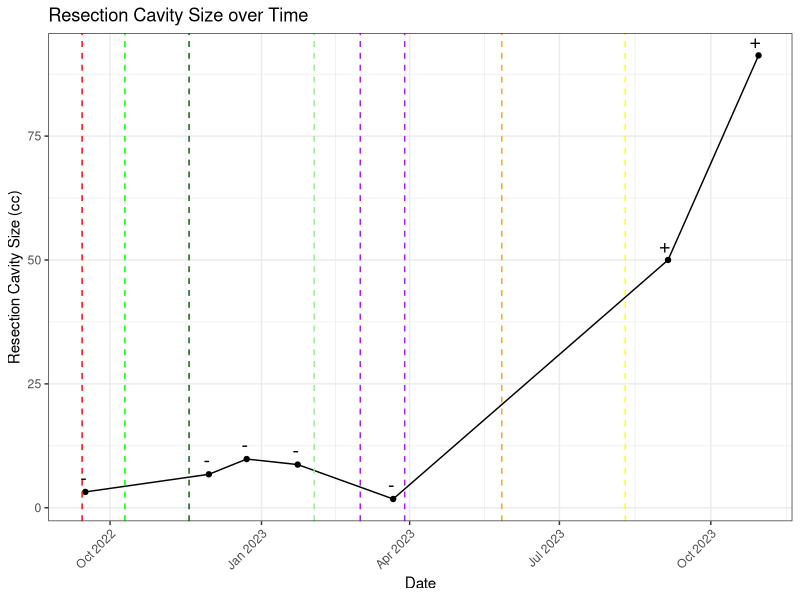
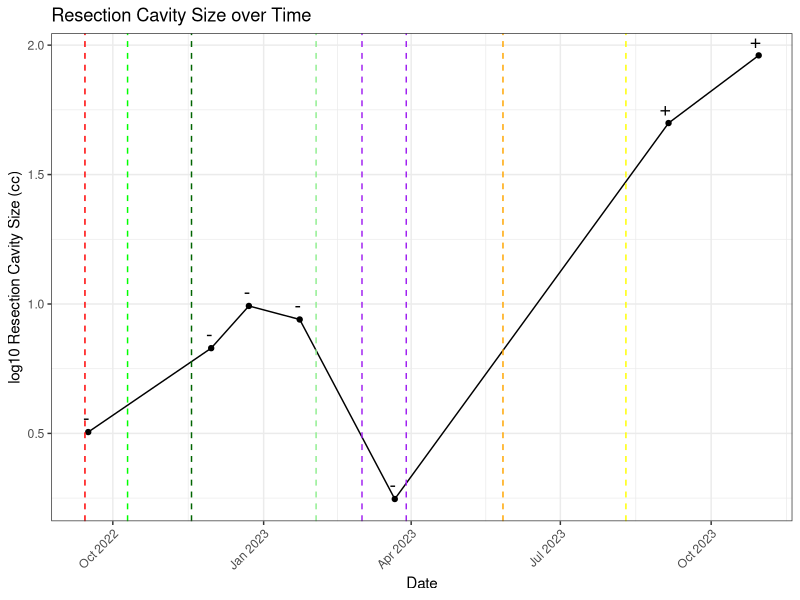
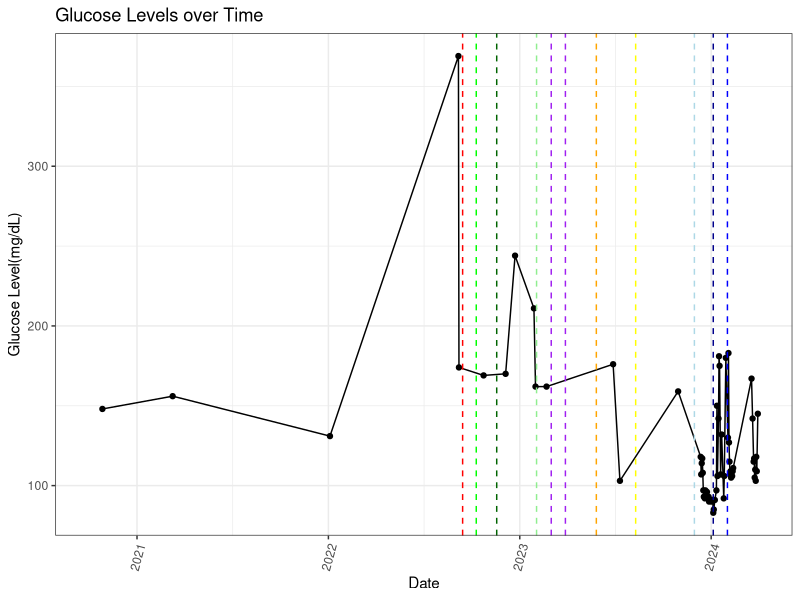
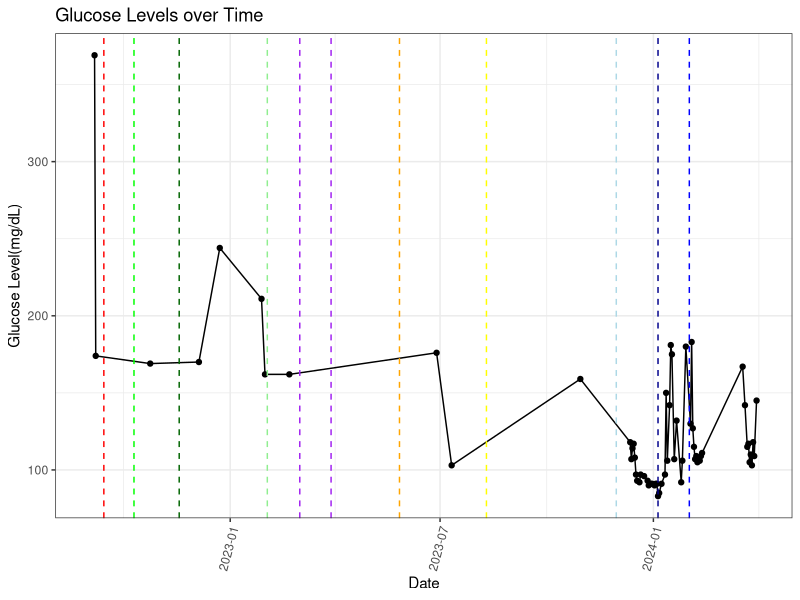
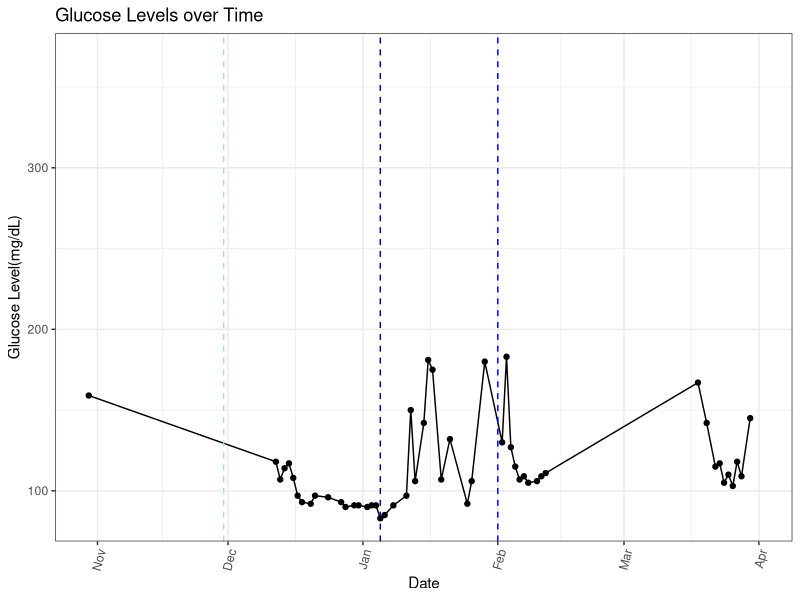
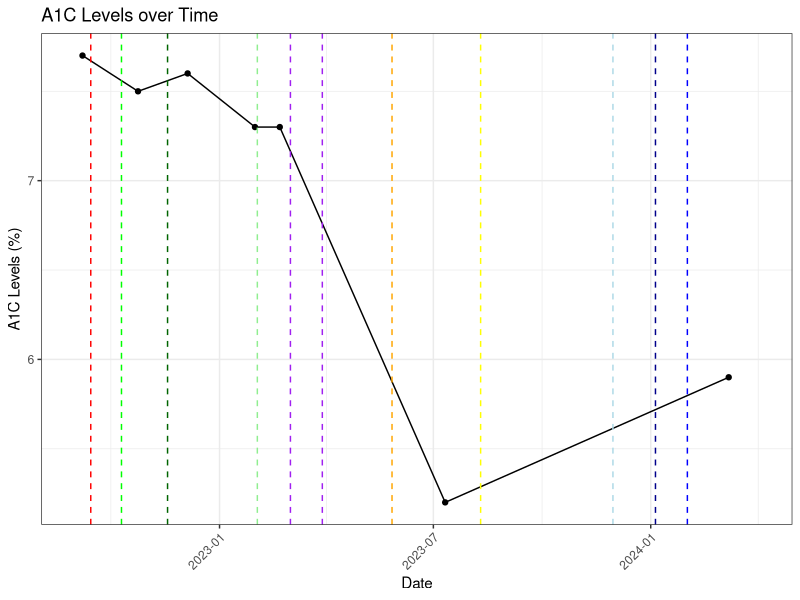
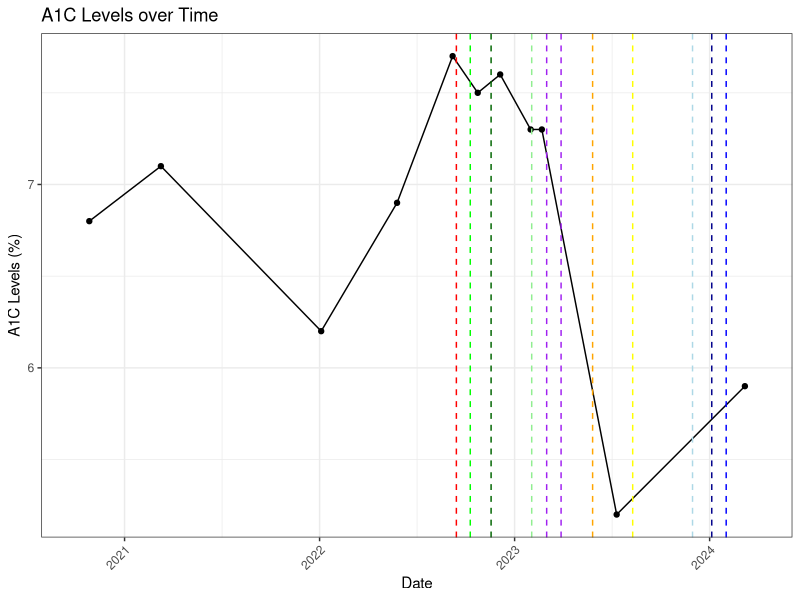
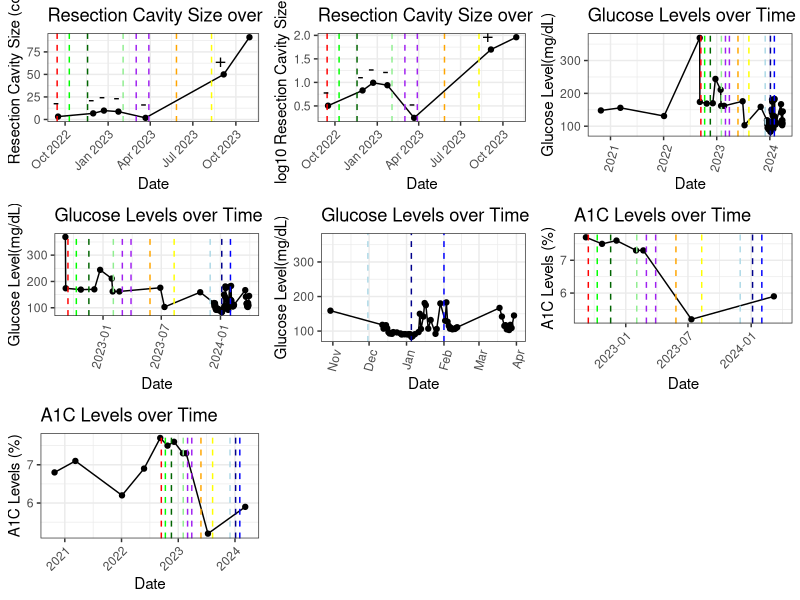

Recreate these plots in R, in order.
library(cowplot)
library(dplyr)
library(ggplot2)
library(lubridate)
library(dplyr)
library(mgcv)

# data manipulation
df1 <- read.csv("tumorBurden.csv")
df1$Date <- as.Date(mdy(df1$Date))

df2 <- read.csv("glucoseLevels.csv")
df2$Date <- as.Date(mdy(df2$Date))

df3 <- read.csv("a1cLevels.csv")
df3$Date <- as.Date(mdy(df3$Date))


merged_df <- merge(merge(df1, df2, by = "Date", all = TRUE), df3, by = "Date", all = TRUE)

# plots
resectionCavity <- ggplot(data = df1, aes(x = Date, y = Resection)) +
  geom_point() +
  geom_line() +
  geom_vline(xintercept = as.numeric(as.Date("2022-09-14")), linetype = "dashed", color = "red") +
  geom_vline(xintercept = as.numeric(as.Date("2024-01-05")), linetype = "dashed", color = "darkblue") +
  geom_vline(xintercept = as.numeric(as.Date("2024-02-01")), linetype = "dashed", color = "blue") +
  geom_vline(xintercept = as.numeric(as.Date("2023-11-30")), linetype = "dashed", color = "lightblue") +
  geom_vline(xintercept = as.numeric(as.Date("2022-10-10")), linetype = "dashed", color = "green") +
  geom_vline(xintercept = as.numeric(as.Date("2023-02-02")), linetype = "dashed", color = "lightgreen") +
  geom_vline(xintercept = as.numeric(as.Date("2022-11-18")), linetype = "dashed", color = "darkgreen") +
  geom_vline(xintercept = as.numeric(as.Date("2023-03-02")), linetype = "dashed", color = "purple") +
  geom_vline(xintercept = as.numeric(as.Date("2023-03-29")), linetype = "dashed", color = "purple") +
  geom_vline(xintercept = as.numeric(as.Date("2023-05-27")), linetype = "dashed", color = "orange") +
  geom_vline(xintercept = as.numeric(as.Date("2023-08-10")), linetype = "dashed", color = "yellow") +
  geom_text(aes(label = FLAIR), vjust = -0.5, hjust = 0.75, size = 5) +
  labs(x = "Date", y = "Resection Cavity Size (cc)") +  
  ggtitle("Resection Cavity Size over Time") +  
  theme_bw() + 
  theme(axis.text.x = element_text(angle = 45, hjust = 1)) +
  xlim(as.Date("2022-09-14"), as.Date("2023-10-30"))

resectionCavityLog <- ggplot(data = df1, aes(x = Date, y = log)) +
  geom_point() +
  geom_line() +
  geom_vline(xintercept = as.numeric(as.Date("2022-09-14")), linetype = "dashed", color = "red") +
  geom_vline(xintercept = as.numeric(as.Date("2024-01-05")), linetype = "dashed", color = "darkblue") +
  geom_vline(xintercept = as.numeric(as.Date("2024-02-01")), linetype = "dashed", color = "blue") +
  geom_vline(xintercept = as.numeric(as.Date("2023-11-30")), linetype = "dashed", color = "lightblue") +
  geom_vline(xintercept = as.numeric(as.Date("2022-10-10")), linetype = "dashed", color = "green") +
  geom_vline(xintercept = as.numeric(as.Date("2023-02-02")), linetype = "dashed", color = "lightgreen") +
  geom_vline(xintercept = as.numeric(as.Date("2022-11-18")), linetype = "dashed", color = "darkgreen") +
  geom_vline(xintercept = as.numeric(as.Date("2023-03-02")), linetype = "dashed", color = "purple") +
  geom_vline(xintercept = as.numeric(as.Date("2023-03-29")), linetype = "dashed", color = "purple") +
  geom_vline(xintercept = as.numeric(as.Date("2023-05-27")), linetype = "dashed", color = "orange") +
  geom_vline(xintercept = as.numeric(as.Date("2023-08-10")), linetype = "dashed", color = "yellow") +
  geom_text(aes(label = FLAIR), vjust = -0.5, hjust = 0.75, size = 5) +
  labs(x = "Date", y = "log10 Resection Cavity Size (cc)") +  
  ggtitle("Resection Cavity Size over Time") +  
  theme_bw() + 
  theme(axis.text.x = element_text(angle = 45, hjust = 1)) +
  xlim(as.Date("2022-09-14"), as.Date("2023-10-30"))

glucoseLevelsLong <- ggplot(data = df2, aes(x = Date, y = ReadingGlucose)) +
  geom_point() +
  geom_line() +
  geom_vline(xintercept = as.numeric(as.Date("2022-09-14")), linetype = "dashed", color = "red") +
  geom_vline(xintercept = as.numeric(as.Date("2024-01-05")), linetype = "dashed", color = "darkblue") +
  geom_vline(xintercept = as.numeric(as.Date("2024-02-01")), linetype = "dashed", color = "blue") +
  geom_vline(xintercept = as.numeric(as.Date("2023-11-30")), linetype = "dashed", color = "lightblue") +
  geom_vline(xintercept = as.numeric(as.Date("2022-10-10")), linetype = "dashed", color = "green") +
  geom_vline(xintercept = as.numeric(as.Date("2023-02-02")), linetype = "dashed", color = "lightgreen") +
  geom_vline(xintercept = as.numeric(as.Date("2022-11-18")), linetype = "dashed", color = "darkgreen") +
  geom_vline(xintercept = as.numeric(as.Date("2023-03-02")), linetype = "dashed", color = "purple") +
  geom_vline(xintercept = as.numeric(as.Date("2023-03-29")), linetype = "dashed", color = "purple") +
  geom_vline(xintercept = as.numeric(as.Date("2023-05-27")), linetype = "dashed", color = "orange") +
  geom_vline(xintercept = as.numeric(as.Date("2023-08-10")), linetype = "dashed", color = "yellow") +
  labs(x = "Date", y = "Glucose Level(mg/dL)") +  
  ggtitle("Glucose Levels over Time") +  
  theme_bw() + 
  theme(axis.text.x = element_text(angle = 75, hjust = 1)) +
  xlim(as.Date("2020-10-01"), as.Date("2024-04-01"))  

glucoseLevelsShort <- ggplot(data = df2, aes(x = Date, y = ReadingGlucose)) +
  geom_point() +
  geom_line() +
  geom_vline(xintercept = as.numeric(as.Date("2022-09-14")), linetype = "dashed", color = "red") +
  geom_vline(xintercept = as.numeric(as.Date("2024-01-05")), linetype = "dashed", color = "darkblue") +
  geom_vline(xintercept = as.numeric(as.Date("2024-02-01")), linetype = "dashed", color = "blue") +
  geom_vline(xintercept = as.numeric(as.Date("2023-11-30")), linetype = "dashed", color = "lightblue") +
  geom_vline(xintercept = as.numeric(as.Date("2022-10-10")), linetype = "dashed", color = "green") +
  geom_vline(xintercept = as.numeric(as.Date("2023-02-02")), linetype = "dashed", color = "lightgreen") +
  geom_vline(xintercept = as.numeric(as.Date("2022-11-18")), linetype = "dashed", color = "darkgreen") +
  geom_vline(xintercept = as.numeric(as.Date("2023-03-02")), linetype = "dashed", color = "purple") +
  geom_vline(xintercept = as.numeric(as.Date("2023-03-29")), linetype = "dashed", color = "purple") +
  geom_vline(xintercept = as.numeric(as.Date("2023-05-27")), linetype = "dashed", color = "orange") +
  geom_vline(xintercept = as.numeric(as.Date("2023-08-10")), linetype = "dashed", color = "yellow") +
  labs(x = "Date", y = "Glucose Level(mg/dL)") +  
  ggtitle("Glucose Levels over Time") +  
  theme_bw() + 
  theme(axis.text.x = element_text(angle = 75, hjust = 1)) +
  xlim(as.Date("2022-09-01"), as.Date("2024-04-01"))  

glucoseLevelsXShort <- ggplot(data = df2, aes(x = Date, y = ReadingGlucose)) +
  geom_point() +
  geom_line() +
  geom_vline(xintercept = as.numeric(as.Date("2022-09-14")), linetype = "dashed", color = "red") +
  geom_vline(xintercept = as.numeric(as.Date("2024-01-05")), linetype = "dashed", color = "darkblue") +
  geom_vline(xintercept = as.numeric(as.Date("2024-02-01")), linetype = "dashed", color = "blue") +
  geom_vline(xintercept = as.numeric(as.Date("2023-11-30")), linetype = "dashed", color = "lightblue") +
  geom_vline(xintercept = as.numeric(as.Date("2022-10-10")), linetype = "dashed", color = "green") +
  geom_vline(xintercept = as.numeric(as.Date("2023-02-02")), linetype = "dashed", color = "lightgreen") +
  geom_vline(xintercept = as.numeric(as.Date("2022-11-18")), linetype = "dashed", color = "darkgreen") +
  geom_vline(xintercept = as.numeric(as.Date("2023-03-02")), linetype = "dashed", color = "purple") +
  geom_vline(xintercept = as.numeric(as.Date("2023-03-29")), linetype = "dashed", color = "purple") +
  geom_vline(xintercept = as.numeric(as.Date("2023-05-27")), linetype = "dashed", color = "orange") +
  geom_vline(xintercept = as.numeric(as.Date("2023-08-10")), linetype = "dashed", color = "yellow") +
  labs(x = "Date", y = "Glucose Level(mg/dL)") +  
  ggtitle("Glucose Levels over Time") +  
  theme_bw() + 
  theme(axis.text.x = element_text(angle = 75, hjust = 1)) +
  xlim(as.Date("2023-10-30"), as.Date("2024-04-01")) 

a1cLevelsLong <- ggplot(data = df3, aes(x = Date, y = A1C)) +
  geom_point() +
  geom_line() +
  geom_vline(xintercept = as.numeric(as.Date("2022-09-14")), linetype = "dashed", color = "red") +
  geom_vline(xintercept = as.numeric(as.Date("2024-01-05")), linetype = "dashed", color = "darkblue") +
  geom_vline(xintercept = as.numeric(as.Date("2024-02-01")), linetype = "dashed", color = "blue") +
  geom_vline(xintercept = as.numeric(as.Date("2023-11-30")), linetype = "dashed", color = "lightblue") +
  geom_vline(xintercept = as.numeric(as.Date("2022-10-10")), linetype = "dashed", color = "green") +
  geom_vline(xintercept = as.numeric(as.Date("2023-02-02")), linetype = "dashed", color = "lightgreen") +
  geom_vline(xintercept = as.numeric(as.Date("2022-11-18")), linetype = "dashed", color = "darkgreen") +
  geom_vline(xintercept = as.numeric(as.Date("2023-03-02")), linetype = "dashed", color = "purple") +
  geom_vline(xintercept = as.numeric(as.Date("2023-03-29")), linetype = "dashed", color = "purple") +
  geom_vline(xintercept = as.numeric(as.Date("2023-05-27")), linetype = "dashed", color = "orange") +
  geom_vline(xintercept = as.numeric(as.Date("2023-08-10")), linetype = "dashed", color = "yellow") +
  labs(x = "Date", y = "A1C Levels (%)") +  
  ggtitle("A1C Levels over Time") +  
  theme_bw() + 
  theme(axis.text.x = element_text(angle = 45, hjust = 1)) +
  xlim(as.Date("2020-10-01"), as.Date("2024-04-01"))  

a1cLevelsShort <- ggplot(data = df3, aes(x = Date, y = A1C)) +
  geom_point() +
  geom_line() +
  geom_vline(xintercept = as.numeric(as.Date("2022-09-14")), linetype = "dashed", color = "red") +
  geom_vline(xintercept = as.numeric(as.Date("2024-01-05")), linetype = "dashed", color = "darkblue") +
  geom_vline(xintercept = as.numeric(as.Date("2024-02-01")), linetype = "dashed", color = "blue") +
  geom_vline(xintercept = as.numeric(as.Date("2023-11-30")), linetype = "dashed", color = "lightblue") +
  geom_vline(xintercept = as.numeric(as.Date("2022-10-10")), linetype = "dashed", color = "green") +
  geom_vline(xintercept = as.numeric(as.Date("2023-02-02")), linetype = "dashed", color = "lightgreen") +
  geom_vline(xintercept = as.numeric(as.Date("2022-11-18")), linetype = "dashed", color = "darkgreen") +
  geom_vline(xintercept = as.numeric(as.Date("2023-03-02")), linetype = "dashed", color = "purple") +
  geom_vline(xintercept = as.numeric(as.Date("2023-03-29")), linetype = "dashed", color = "purple") +
  geom_vline(xintercept = as.numeric(as.Date("2023-05-27")), linetype = "dashed", color = "orange") +
  geom_vline(xintercept = as.numeric(as.Date("2023-08-10")), linetype = "dashed", color = "yellow") +
  labs(x = "Date", y = "A1C Levels (%)") +  
  ggtitle("A1C Levels over Time") +  
  theme_bw() + 
  theme(axis.text.x = element_text(angle = 45, hjust = 1)) +
  xlim(as.Date("2022-09-01"), as.Date("2024-04-01"))  

# combine plots into one grid
plots <- list(resectionCavity = resectionCavity, 
              resectionCavityLog = resectionCavityLog, 
              glucoseLevelsLong = glucoseLevelsLong, 
              glucoseLevelsShort = glucoseLevelsShort, 
              glucoseLevelsXShort = glucoseLevelsXShort, 
              a1cLevelsShort = a1cLevelsShort,
              a1cLevelsLong = a1cLevelsLong)
for (plot_name in names(plots)) {
  filename <- paste0("plot_", plot_name, ".png")
  ggsave(filename, plot = plots[[plot_name]], path = ".", width = 8, height = 6) 
}

grid_plot <- plot_grid(plotlist = plots, ncol = 3)
ggsave("plot_allGraphs.png", plot = grid_plot, path = ".", width = 16, height = 8)

# statistical analysis
merged_df$MonthYear <- format(merged_df$Date, "%Y-%m")
aggregated_df <- merged_df %>%
  group_by(MonthYear) %>%
  summarise(AvgResection = mean(Resection, na.rm = TRUE),
            AvgReadingGlucose = mean(ReadingGlucose, na.rm = TRUE),
            AvgA1C = mean(A1C, na.rm = TRUE))

correlation_glucose <- cor(aggregated_df$AvgResection, aggregated_df$AvgReadingGlucose, use = "complete.obs")
print(paste0("Correlation between resection cavity size and glucose levels: ", round(correlation_glucose, 2)))
cor_test_glucose <- cor.test(aggregated_df$AvgResection, aggregated_df$AvgReadingGlucose)
print(paste("p-value:", cor_test_glucose$p.value))

correlation_a1c <- cor(aggregated_df$AvgResection, aggregated_df$AvgA1C, use = "complete.obs")
print(paste0("Correlation between resection cavity size and A1C levels: ", round(correlation_a1c, 2)))
cor_test_a1c <- cor.test(aggregated_df$AvgResection, aggregated_df$AvgA1C)
print(paste("p-value:", cor_test_a1c$p.value))
